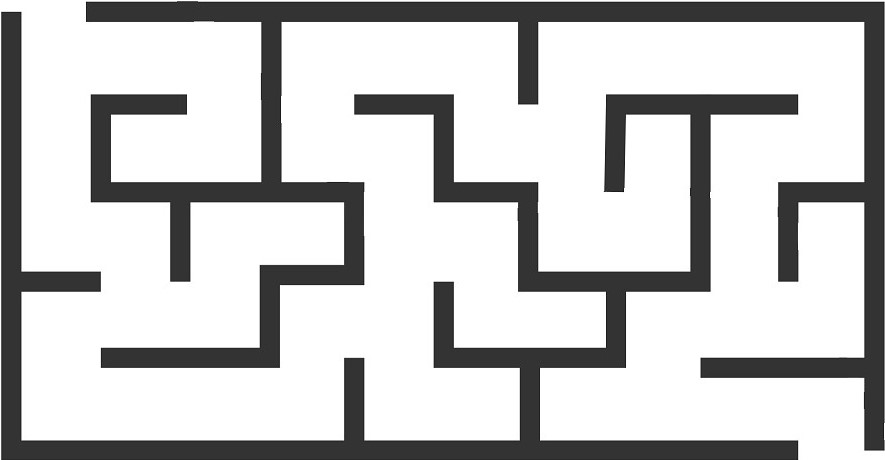
#> input picture MazeSolver/SmallMaze.jpg, 885 x 460 px
$ python MazeSolver.py
#> lines starting #> are read from the running program, lines starting #| are printed output that depends on the picture
from PIL import Image
from collections import deque
from time import perf_counter as counter
from heapq import heappop as hpop
from heapq import heappush as hpush
import matplotlib.pyplot as plt
import copy, math, os, platform

initial = (56,37)
target = (800,433)
images = []
#flag = 0                # 0 for manhattan, 1 for euclidean

group = 10

image_path = "./SmallMaze.jpg"

""" CSC 361 term project  by $group
          Maze navigation           """

class image:
    def __init__(self, img: Image, initial=(0,0), target=(0,0)):
        self.img       = img
        self.initial   = initial
        self.target    = target
        self.pixels    = img.load()
        self.w, self.h = img.size

class Node:
    def __init__(self, d: tuple, parent=None):
        self.xy     = d
        self.parent = parent
        if parent:
            self.g = parent.g + 1
        else:
            self.g = 0
        self.h = self.h()
        self.f = self.h + self.g

    def h(self):
        return h(self.xy)

    def goal(self):
        return self.xy == target

    def __lt__(self, other):
        return self.f < other.f

def manhattan(xy):
    """ manhattan distance """
    x, y   = xy
    x2, y2 = target
    return abs(x - x2) + abs(y - y2)

# [5 lines left out: function euclidean, not called in this run]

def legal(rgb):
    return rgb > (254,254,254)

def move_list(xy):
    x, y = xy
    return [(x-1,y+1),   # down left               # debug -> add more
            (x-1,y),     # left
            (x-1,y-1),   # up left
            (x,y-1),     # up
            (x+1,y-1),   # up right
            (x+1,y),     # right
            (x+1,y+1),   # down right
            (x,y+1)]     # down

# [80 lines left out: functions BFS, DFS, A_star, not called in this run]

def Greedy(img: image):
    """ Greedy search """
    pq = [(0,Node(initial))]
    size, expand, mx, front = 1, 0, 0, 0
    pixels = img.pixels
    w, h = img.w, img.h
    while pq:
        node = hpop(pq)[-1]
        expand += 1
        if node.g > mx:
            mx = node.g
        if flag[-1] and size % 7000 == 0:
            images.append(copy.copy(img.img))     # debug -> take time fix: add 0.1 sec
        if node.goal():
            print("  Done")    # debug
            return node, expand, mx, front
        for i in move_list(node.xy):
            x, y = i
            if x < w and y < h and legal(pixels[i]):
                pixels[i] = (90,90,90)
                n = Node(i, node)
                hpush(pq, (n.h, n))
                size += 1
        if len(pq) > front:
            front = len(pq)
    print("NO SOLUTION")
    exit()

d = {0: manhattan, 1: euclidean}   # Acording to flag in main
def h(xy):
    if not flag[0] in d:
        print("flag NOT in h() methids ")
        exit()
    return d[flag[0]](xy)

def show_path(pixels, path: Node):
    n = path
    while n:
        pixels[n.xy] = (255,0,0)
        n = n.parent

def searching(func, attr: Image):
    print("""{} {} {}""".format("-"*5, func.__name__,"-"*5))
    t1 = counter()
    path, expand, mx, front = func(image(attr))
    t2 = counter()
    print("  Find solution path in  {:.4f}s\n   Total expanded nodes  {}\n   Max queue size        {}\n   Path cost is          {}\n   Maximum depth         {}\n".format(t2-t1, expand, front, path.g, mx))
    return path

def main():
    global flag
    flag = (0,0)       # First bit: 0->manhattan, 1->euclidean # second bit: 0->create GIF, 1->Don't
    search = {0: BFS, 1: DFS, 2: A_star, 3: Greedy} # dictionary of searching strategies

    try:
        for i in range(3):
            #os.system("cls" if platform.system().lower() == 'windows' else "clear")   # debug take time
            os.system("clear")
            c = banner()
            if c in search:
                break
            print("Wring input!!")
#> this loop made 1 pass; the answer given on pass 1: 3
        if i == 2:
            exit()
        m, g = input("Manhattan or Euclidean? [M:e] "), input("Create GIF? [y:N] ")
#> the answer given: y
#> the answer given: y
        flag = (1 if m == "e" or m == "E" else 0,
                1 if g == "y" or g == "Y" else 0)
    except Exception as e:
        print(e)
        exit()

    print("\nworking")
    img = Image.open(image_path)
#> img is the input picture: PIL image 885x460 RGB; min 8, max 255, mean 199.6
    path = searching(search[c], img)
#> in searching, `path, expand, mx, front = func(image(attr))`:
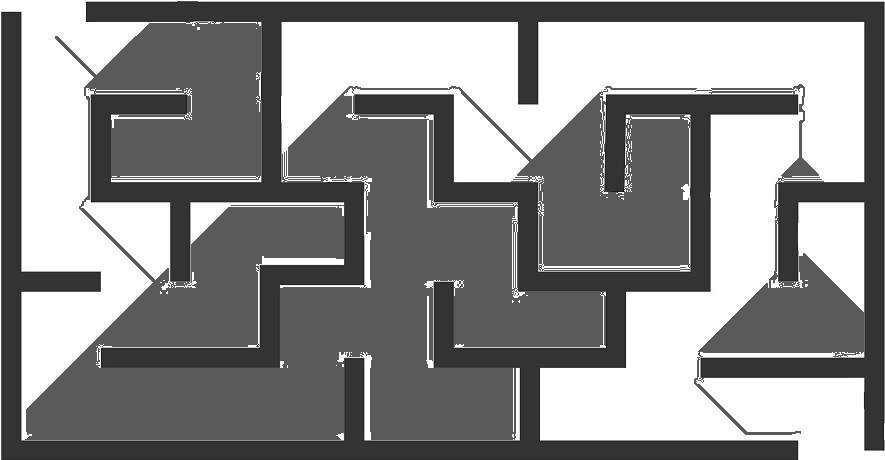
#> attr: PIL image 885x460 RGB; min 8, max 255, mean 139.8
#|   Find solution path in  4.6021s
#|    Total expanded nodes  144656
#|    Max queue size        2874
#|    Path cost is          2888
#|    Maximum depth         2888

    if flag[-1]:        # create GIF for the search
            img.save(fp=search[c].__name__+".gif", format='GIF', append_images=images,
             save_all=True, duration=150, loop=0)

    img = Image.open(image_path)                # Reopen the image, clean start
    pixels = img.load()                         # Load imge pixels
    show_path(pixels, path)                     # coloring the path with red
    plt.imshow(img)                             # build
    plt.show()                                  # show
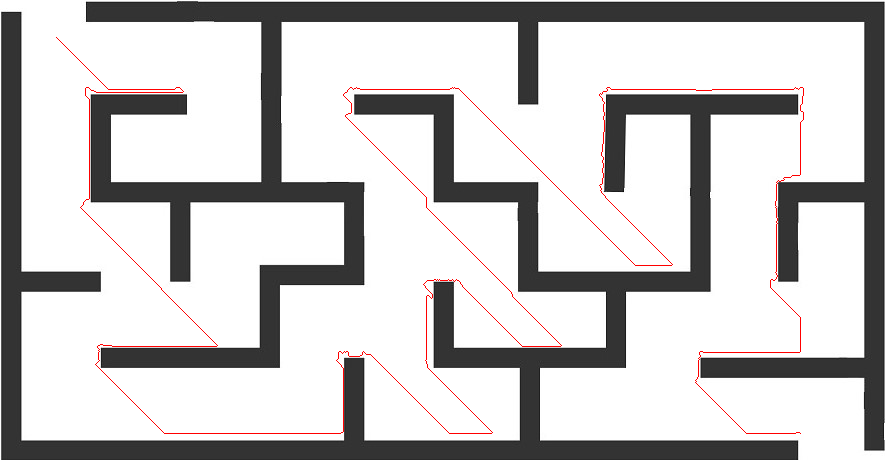
#> shown: shape (460, 885, 3); mean R, G, B 199.6, 197.8, 197.8

def banner():
    print("\n  {}\n/ Maze navigation \\\n\  by group #{}   /\n  {}\n Which search strategies?\n   0) BFS\n   1) DFS\n   2) A*\n   3) Greedy".format("-"*15,group, "-"*15))
    return int(input(" >>> "))

if __name__=="__main__":
    main()
